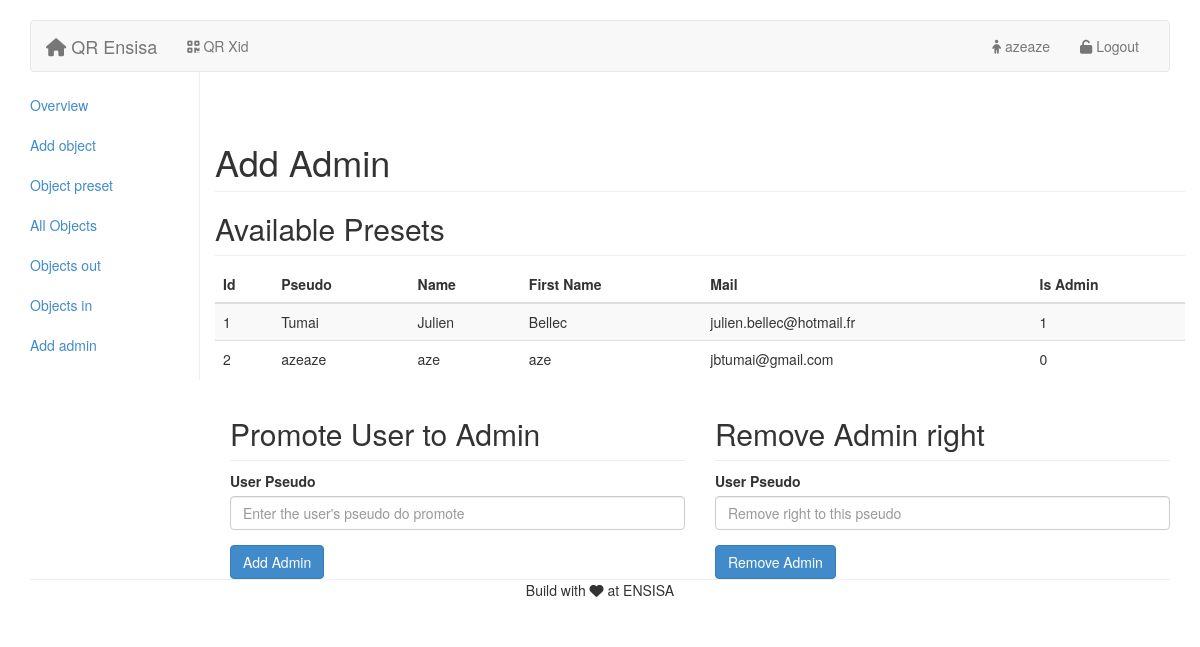
The page /admin.php?sec=add_admin (signed in) on the database its author committed.
### tables this page shows
CREATE TABLE IF NOT EXISTS `user` (
  `id` int(255) NOT NULL AUTO_INCREMENT,
  `name` varchar(255) NOT NULL,
  `lastname` varchar(255) NOT NULL,
  `pseudo` varchar(255) NOT NULL,
  `email` varchar(255) NOT NULL,
  `password` varchar(255) NOT NULL,
  `phone` int(11) NOT NULL,
  `adress` varchar(255) NOT NULL,
  `photos` varchar(255) NOT NULL,
  `network` varchar(255) NOT NULL,
  `promo` varchar(255) NOT NULL,
  `admin` tinyint(1) NOT NULL,
  PRIMARY KEY (`id`),
  UNIQUE KEY `pseudo` (`pseudo`)
);

### includes/admin/add_admin.php (the view)
<h1 class="page-header">Add Admin</h1>
<?php include 'includes/mysql.php';
    $users = $connect->query('SELECT * FROM user'); ?>
<h2 class="sub-header">Available Presets</h2>
<div class="table-responsive">
    <table class="table table-striped">
        <thead>
            <tr>
                <th>Id</th>
                <th>Pseudo</th>
                <th>Name</th>
                <th>First Name</th>
                <th>Mail</th>
                <th>Is Admin</th>
            </tr>
        </thead>
        <tbody>
            <?php while ($fetched = $users->fetch()){?>
            <tr>
                <td><?php echo $fetched['id']; ?></td>
                <td><?php echo $fetched['pseudo']; ?></td>
                <td><?php echo $fetched['name']; ?></td>
                <td><?php echo $fetched['lastname']; ?></td>
                <td><?php echo $fetched['email']; ?></td>
                <td><?php echo $fetched['admin']; ?></td>
            </tr>
        <?php }
        $users->closeCursor();?>
        </tbody>
    </table>
</div>
<div class="col-md-6">
    <h2 class="sub-header">Promote User to Admin</h2>
    <form role="form" method="post" action="includes/admin/act_add_admin.php">
        <div class="form-group">
            <label for="userPseudo">User Pseudo</label>
            <input type="text" class="form-control" name="pseudo" placeholder="Enter the user's pseudo do promote">
        </div>
        <button type="submit" class="btn btn-primary">Add Admin</button>
    </form>
</div>
<div class="col-md-6">
    <h2 class="sub-header">Remove Admin right</h2>
    <form role="form" method="post" action="includes/admin/act_del_admin.php">
        <div class="form-group">
            <label for="userPseudo">User Pseudo</label>
            <input type="text" class="form-control" name="pseudo" placeholder="Remove right to this pseudo">
        </div>
        <button type="submit" class="btn btn-primary">Remove Admin</button>
    </form>
</div>

### css/projet.css (style rules this page uses)
form { max-width: 500px; min-width: 50px; }
body { padding-top: 20px; padding-bottom: 20px; }

### css/admin_panel.css (style rules this page uses)
.sub-header { padding-bottom: 10px; border-bottom: 1px solid #eee; }

### rows shown on the page
user: id "1", pseudo "Tumai", name "Julien", lastname "Bellec", email "julien.bellec@hotmail.fr", admin "1"
user: id "2", pseudo "azeaze", name "aze", lastname "aze", email "jbtumai@gmail.com", admin "0"

### other values the page prints
$_SESSION['pseudo'] "azeaze"
